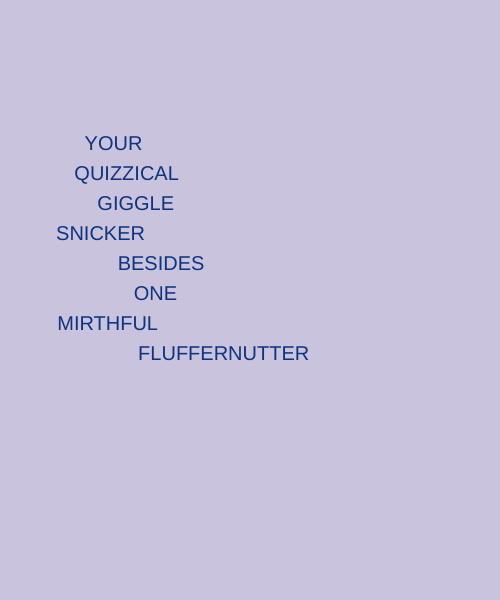
Frame 1 (no input)
Frame 60 (no input): identical to frame 1, image omitted
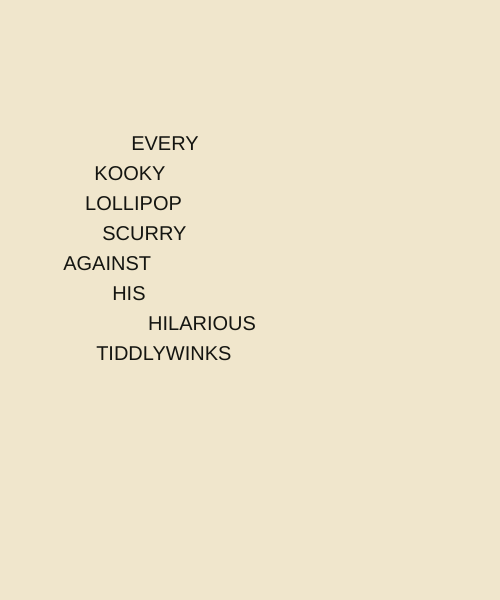
Frame 120 (the mouse pressed at the canvas centre since frame 60)

The p5.js sketch that drew these frames (run headless with seeded random() and noise() and a simulated clock; from frame 60 on, the mouse is pressed at the canvas centre):

// p5.js sketch
// ── sketch.js
const width = 500;
const height = 600;

const noun = [
	'Bumblebee',
	'Lollipop',
	'Unicorn',
	'Giggle',
	'Bubble',
	'Rainbow',
	'Gigglesnort',
	'Whimsy',
	'Snuggle',
	'Fluffernutter',
	'Tickle',
	'Marshmallow',
	'Twinkle',
	'Jamboree',
	'Popsicle',
	'Chatterbox',
	'Doodle',
	'Zephyr',
	'Wobble',
	'Tiddlywinks',
];

const adj = [
	'Bumbling',
	'Quirky',
	'Zany',
	'Wacky',
	'Whimsical',
	'Goofy',
	'Hilarious',
	'Bizarre',
	'Fluffy',
	'Absurd',
	'Silly',
	'Chuckle-worthy',
	'Ridiculous',
	'Playful',
	'Nonsensical',
	'Giggly',
	'Quizzical',
	'Kooky',
	'Mirthful',
	'Quip-filled',
];

const verb = [
	'Frolic',
	'Jiggle',
	'Bounce',
	'Gallop',
	'Tiptoe',
	'Scurry',
	'Chuckle',
	'Skip',
	'Zing',
	'Wobble',
	'Tickle',
	'Pounce',
	'Whirl',
	'Snicker',
	'Gobble',
	'Waddle',
	'Hoot',
	'Giggle',
	'Bumble',
	'Jitterbug',
];

const art = [
	'the',
	'my',
	'your',
	'our',
	'that',
	'this',
	'every',
	'one',
	'the only',
	'his',
	'her',
];

const pre = [
	'under',
	'in front of',
	'above',
	'behind',
	'near',
	'following',
	'inside',
	'besides',
	'unlike',
	'like',
	'beneath',
	'against',
	'into',
	'beyond',
	'considering',
	'without',
	'with',
	'towards',
];

let y = 150;
const bgColors = ['#A3ACAB', '#F0E6CC', '#C9C3DD'];
const fillColors = ['#212226', '#141511', '#0E3380'];

function writeWord(words) {
	const n = int(random(words.length));
	const s = random(100) > 90 ? BOLD : NORMAL;
	textSize(20, 40);
	textStyle(s);
	text(words[n].toUpperCase(), random(50, 150), y);
	y += 30;
}

function writeSentence() {
	const c = int(random(bgColors.length));

	background(bgColors[c]);
	fill(fillColors[c]);
	y = 150;

	writeWord(art);
	writeWord(adj);
	writeWord(noun);

	writeWord(verb);
	writeWord(pre);

	writeWord(art);
	writeWord(adj);
	writeWord(noun);
}

function setup() {
	createCanvas(width, height);
	writeSentence();
}

function draw() {}

function mousePressed() {
	writeSentence();
}
